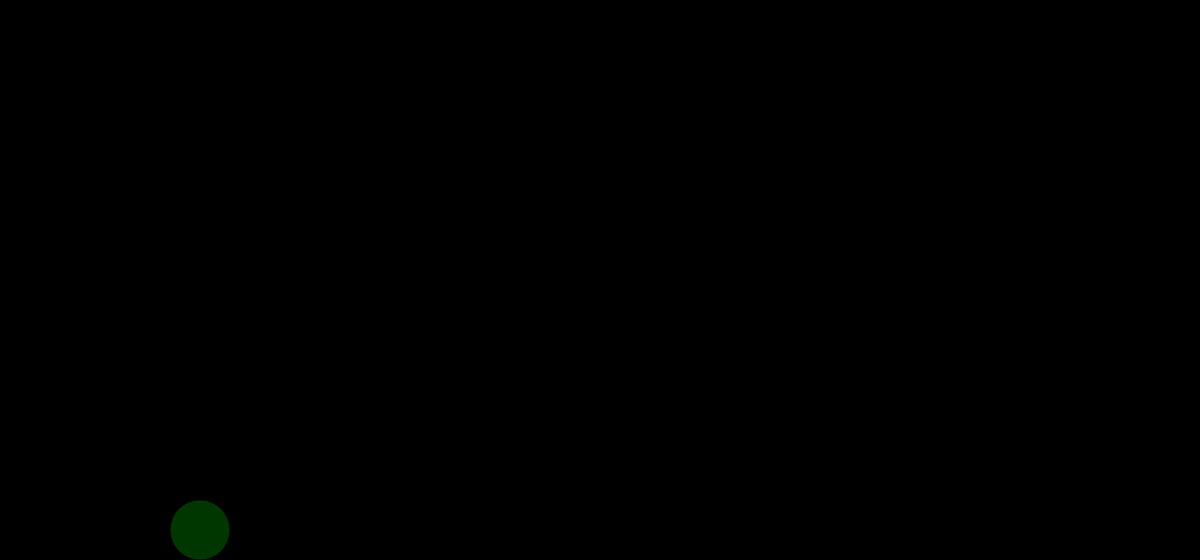
Frame 1 (no input)
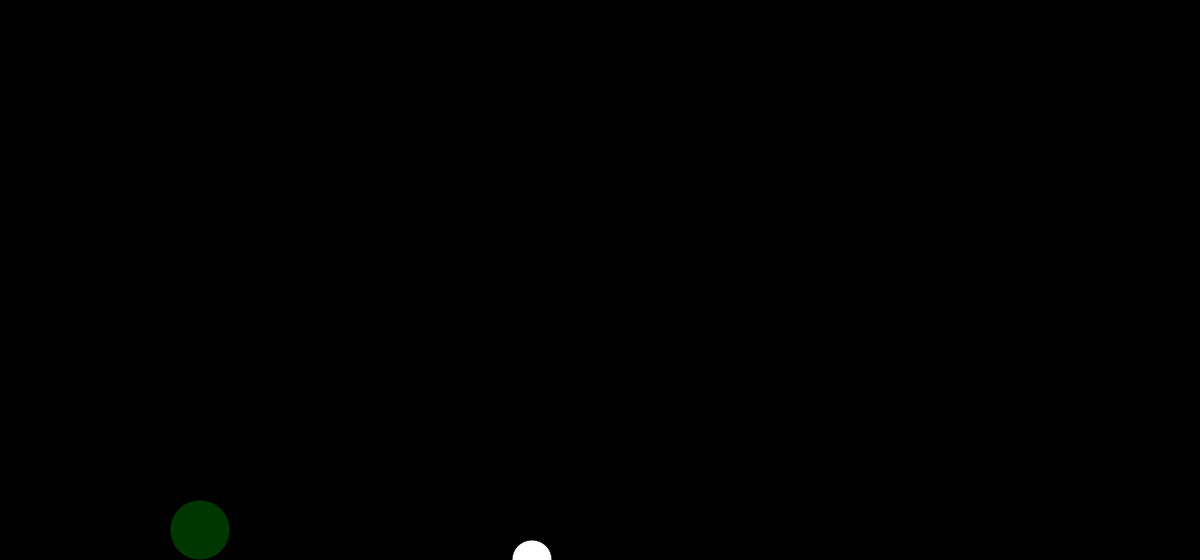
Frame 60 (no input)
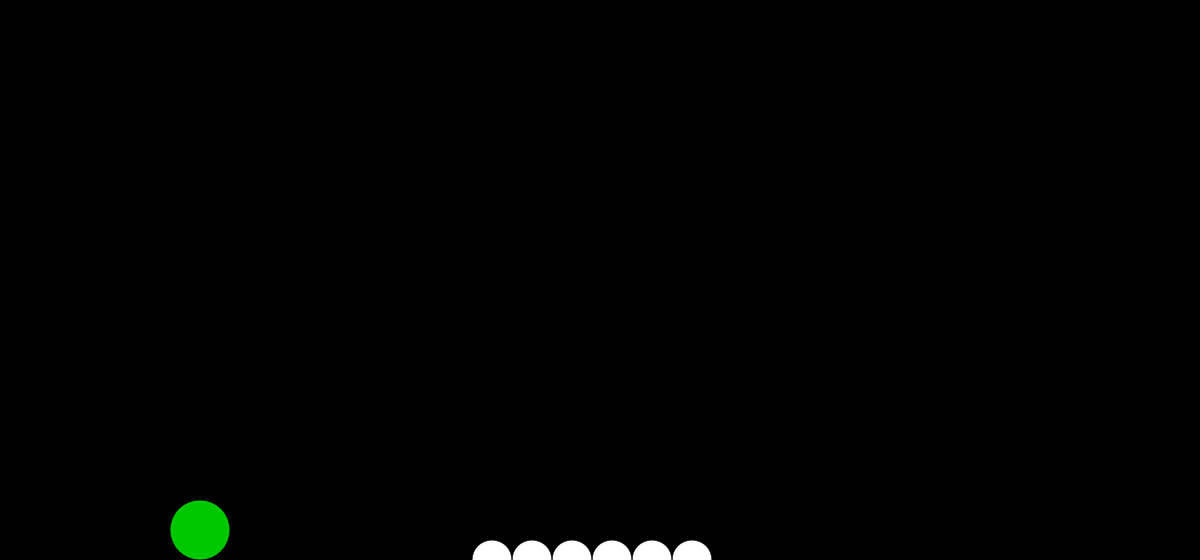
Frame 120 (the mouse pressed at the canvas centre since frame 60)

The p5.js sketch that drew these frames (run headless with seeded random() and noise() and a simulated clock; from frame 60 on, the mouse is pressed at the canvas centre):

// p5.js sketch
// ── sketch.js
var rex;
var spikes = [];
var spikesGap = 60;

function setup() { 
  createCanvas(1500, 700);
  rex = new Rex();
  spikes.push(new Spike(1));
} 

function draw() { 
  background(0);
 
  for(var i = spikes.length-1;i >= 0;i--){
	  spikes[i].show();
	  spikes[i].update();
	  
	  if(spikes[i].hits(rex)){
	  }
	  
	  if(spikes[i].offScreen()){
		  spikes.splice(i,1);
	  }  
  } 
   
  rex.update();
  rex.show();
  
  if(frameCount % spikesGap == 0){
	  var amountSpikes = this.getRandomInt(1,7);
	  for(var j = 0; j < amountSpikes ; j++){
		spikes.push(new Spike(j));
	  }
  }
}

function getRandomInt(min, max) {
  min = Math.ceil(min);
  max = Math.floor(max);
  return Math.floor(Math.random() * (max - min)) + min; //The maximum is exclusive and the minimum is inclusive
}

function keyPressed(){
	if(keyCode == 32 ){
		rex.jump();
	}
}
// ── bird.js
function Bird(){
	this.spaceFromFloor = 300;
	this.y = height - this.spaceFromFloor;
	this.size = 50;
	this.x = width+200;
	this.speed = 15;
	this.highlight = false;
	this.hitting = false;

	this.show = function(){
			fill(255);
			if(this.highlight){
				fill(255,0,0);
			}
			rect(this.x,this.y,this.size,this.size);
		}
	this.update = function(){
		this.x -= this.speed;
	}	
	
	this.offScreen = function(){
		if(this.x+this.size <= 0){
			return true;
		}
		return false;
	}
	// compare between rectangle and circle
	this.hits = function(rex) {
		this.hitting = collideRectCircle(this.x,this.y,this.size,this.size,rex.x,rex.y,rex.size);
		if(this.hitting){
			if(!this.highlight){
				rex.lives -= 1;
			}
			this.highlight = true;
			return true;
		}
		return false;
	}
}
		
// ── rex.js
function Rex(){
	
	this.size = 75;
	this.y = height- this.size/2;
	this.x = 250;
	this.velocity = 0;
	this.gravity = 1;
	this.lift = -15;
	this.lives = 5;
	
	this.show = function(){
			switch(this.lives) {
				case 5:
					fill(0,55,0);
				break;
				case 4:
					fill(0,200,0);
				break;
				case 3:
					fill(255,255,0);
				break;
				case 2:
					fill(255,140,0);
				break;
				case 1:
					fill(255,0,0);
				break;
				default:
					fill(255,0,0);
					//kill the circle
			}
			ellipse(this.x,this.y,this.size,this.size);
			
		}
		
	this.update = function(){
		this.velocity += this.gravity;
		this.y += this.velocity;
		
		if(this.y > height- this.size/2){
			this.y = height - this.size/2;
			this.velocity = 0;
		}		
		if(this.y < this.size/2){
			this.y = this.size/2;
			this.velocity = 0;
		}
	}
	
	this.jump = function(){
		if(this.y >= (height - (this.size/2) - 10))
			this.velocity += this.lift;
		}	
}
// ── spike.js
function Spike(numberInSet){
	this.y = height;
	this.size = 50;
	this.x = width+(this.size*numberInSet);
	this.speed = 15;
	this.highlight = false;

	
	this.show = function(){
			fill(255);
			if(this.highlight){
				fill(255,0,0);
			}
			ellipse(this.x,this.y,this.size,this.size);
		}
	this.update = function(){
		this.x -= this.speed;
	}	
	
	this.offScreen = function(){
		if(this.x <= 0){
			return true;
		}
		return false;
	}
	

	// compare between 2 circles
	this.hits = function(rex) {
		if(Math.hypot(this.x-rex.x, this.y-rex.y) <= ((this.size/2) + (rex.size/2))){
			if(!this.highlight){
				rex.lives -= 1;
			}
			this.highlight = true;
			return true;
		}
		return false;
	}
}
		
